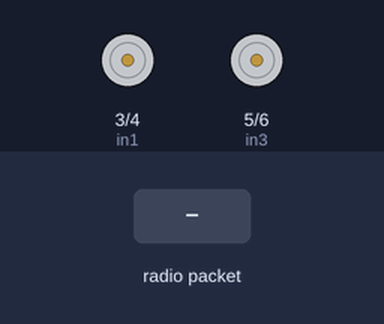
A sketch run on a simulated Arduino Uno, built with avr-gcc and run on an emulated ATmega328P. On the bench: motor-driver pin pairs drawn as motors (green arrow = first pin HIGH = forward, orange = second pin HIGH = backward, longer = more drive). The inputs (shaded band) are chosen by the test bench. No radio packets arrive unless stated; what the sketch prints to the serial monitor is not drawn.

Above: at 3.2 s.
3.3 s: radio packet "1" arrives
At 5.5 s:
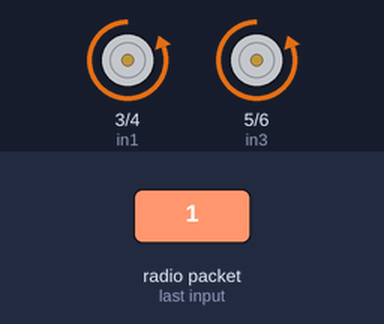
5.8 s: radio packet "2" arrives
At 7.5 s:
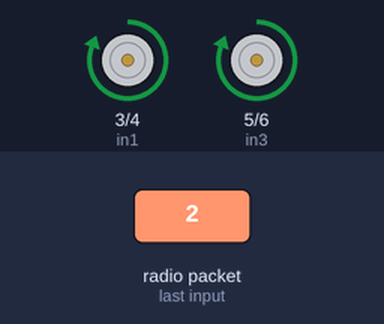
8.2 s: radio packet "3" arrives
At 10.4 s:
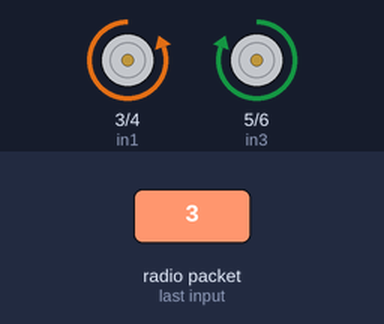
10.7 s: radio packet "4" arrives
At 12.5 s:
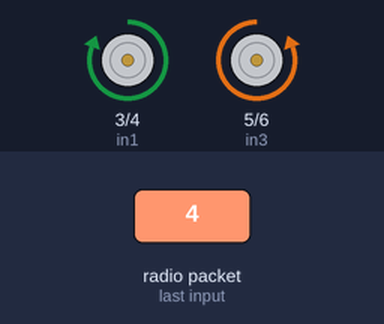
Timing chart, 0 to 14.0 s (numbered marks = the images above; inputs shaded):
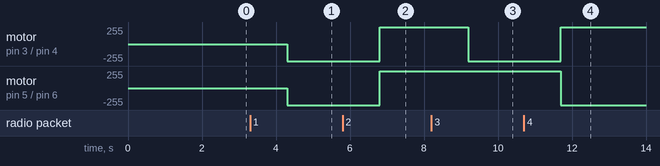

The sketch:

2023_S_lora_river_bot_rx.ino
```cpp
#include <SPI.h>
#include <LoRa.h>

//define the pins used by the transceiver module
#define ss 10
#define rst 2
#define dio0 9

String LoRaMessage = "";
int rx_status = 0;

int in1 = 3;
int in2 = 4;
int in3 = 5;
int in4 = 6;

void setup()
{
  //initialize Serial Monitor
  Serial.begin(9600);
  Serial.println("LoRa Sender");
  pinMode(in1, OUTPUT);
  pinMode(in2, OUTPUT);
  pinMode(in3, OUTPUT);
  pinMode(in4, OUTPUT);
  //setup LoRa transceiver module
  LoRa.setPins(ss, rst, dio0);
  //replace the LoRa.begin(---E-) argument with your location's frequency
  //433E6 for Asia
  //866E6 for Europe
  //915E6 for North America

  while (!LoRa.begin(433E6))
  {
    Serial.println("Initializing.");
    delay(500);
  }
  LoRa.setSyncWord(0xF3);
  Serial.println("LoRa Initializing OK!");
  delay(2000);
}

void getLoRaData()
{
  Serial.print("Lora packet received: ");
  // Read packet
  if(LoRa.available())
  {
    String LoRaData = LoRa.readString();
    Serial.println(LoRaData);
    rx_status = LoRaData.toInt();
  }
  if(rx_status == 1)
  {
    rx_status = 1;
    fw();
  }
  else if(rx_status == 2)
  {
    rx_status = 2;
    bw();
  }
  else if(rx_status == 3)
  {
    rx_status = 3;
    lft();
  }
  else if(rx_status == 4)
  {
    rx_status = 4;
    rgt();
  }
  else
  {
    rx_status = 0;
    stp();
  }
}

void loop()
{
  int packetSize = LoRa.parsePacket();
  if (packetSize)
  {
    getLoRaData();
  }
}

void bw()
{
  digitalWrite(in1, HIGH);
  digitalWrite(in2, LOW);
  digitalWrite(in3, HIGH);
  digitalWrite(in4, LOW);
  Serial.println("backward");
}

void fw()
{
  digitalWrite(in1, LOW);
  digitalWrite(in2, HIGH);
  digitalWrite(in3, LOW);
  digitalWrite(in4, HIGH);
  Serial.println("forward");
}

void lft()
{
  digitalWrite(in1, LOW);
  digitalWrite(in2, HIGH);
  digitalWrite(in3, HIGH);
  digitalWrite(in4, LOW);
  Serial.println("left");
}

void rgt()
{
  digitalWrite(in1, HIGH);
  digitalWrite(in2, LOW);
  digitalWrite(in3, LOW);
  digitalWrite(in4, HIGH);
  Serial.println("right");
}

void stp()
{
  digitalWrite(in1, LOW);
  digitalWrite(in2, LOW);
  digitalWrite(in3, LOW);
  digitalWrite(in4, LOW);
  Serial.println("stop");
}
```

Measured:
- after the input at 3.3 s, motor on pin 3 (in1) / pin 4 (in2), motor on pin 5 (in3) / pin 6 (in4): stopped → backward 255/255 after 1.0 s
- after the input at 5.8 s, motor on pin 3 (in1) / pin 4 (in2), motor on pin 5 (in3) / pin 6 (in4): backward 255/255 → forward 255/255 after 1.0 s
- after the input at 8.2 s, motor on pin 3 (in1) / pin 4 (in2): forward 255/255 → backward 255/255 after 1.0 s
- after the input at 10.7 s, motor on pin 3 (in1) / pin 4 (in2): backward 255/255 → forward 255/255 after 1.0 s; motor on pin 5 (in3) / pin 6 (in4): forward 255/255 → backward 255/255 after 1.0 s
